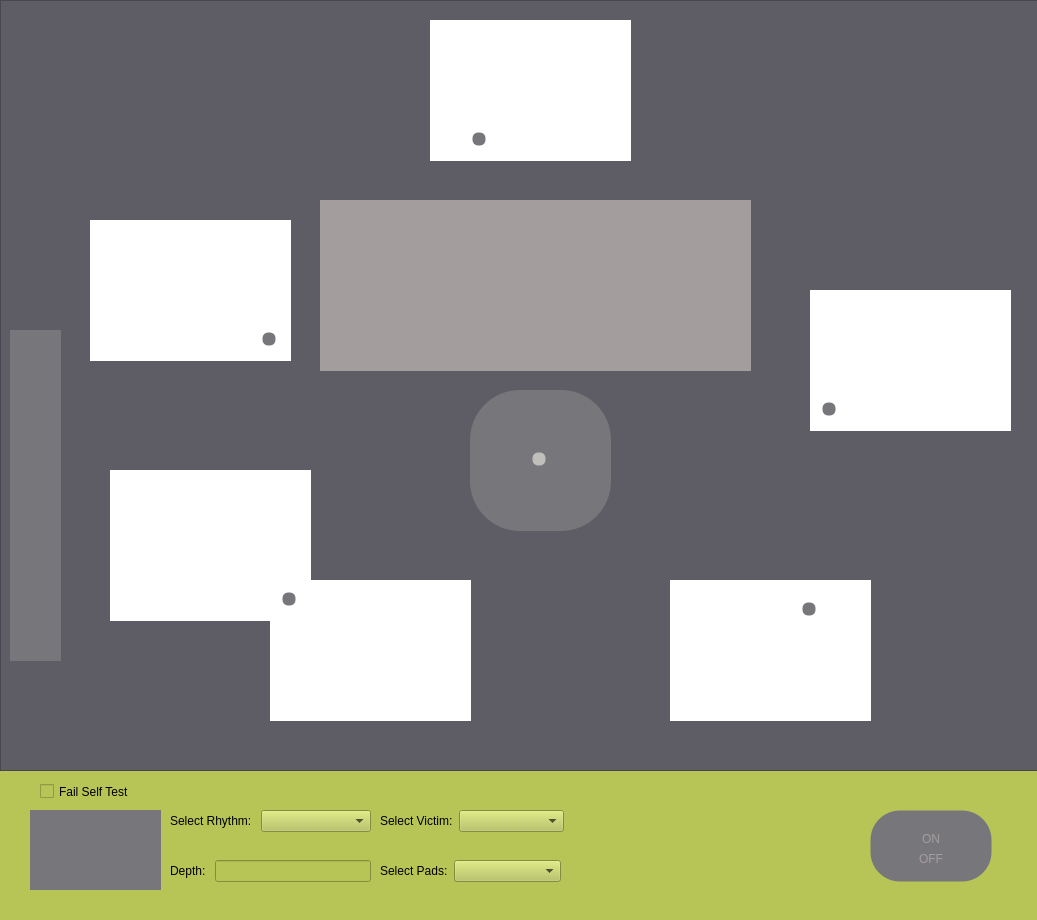
<?xml version="1.0" encoding="UTF-8"?>
<ui version="4.0">
 <class>MainWindow</class>
 <widget class="QMainWindow" name="MainWindow">
  <property name="geometry">
   <rect>
    <x>0</x>
    <y>0</y>
    <width>1037</width>
    <height>920</height>
   </rect>
  </property>
  <property name="windowTitle">
   <string>MainWindow</string>
  </property>
  <property name="styleSheet">
   <string notr="true">background-color: rgb(183, 197, 86);</string>
  </property>
  <widget class="QWidget" name="centralwidget">
   <widget class="QFrame" name="frame">
    <property name="geometry">
     <rect>
      <x>0</x>
      <y>0</y>
      <width>1041</width>
      <height>771</height>
     </rect>
    </property>
    <property name="styleSheet">
     <string notr="true">background-color: rgb(94, 92, 100);</string>
    </property>
    <property name="frameShape">
     <enum>QFrame::StyledPanel</enum>
    </property>
    <property name="frameShadow">
     <enum>QFrame::Raised</enum>
    </property>
    <widget class="QWidget" name="display" native="true">
     <property name="geometry">
      <rect>
       <x>320</x>
       <y>200</y>
       <width>431</width>
       <height>171</height>
      </rect>
     </property>
     <property name="styleSheet">
      <string notr="true">background-color: rgb(164, 157, 157);</string>
     </property>
     <widget class="QLabel" name="shock_count">
      <property name="geometry">
       <rect>
        <x>0</x>
        <y>0</y>
        <width>121</width>
        <height>16</height>
       </rect>
      </property>
      <property name="styleSheet">
       <string notr="true">font: 10pt &quot;Source Code Pro&quot;;</string>
      </property>
      <property name="text">
       <string/>
      </property>
     </widget>
     <widget class="QLabel" name="elapsed_time">
      <property name="geometry">
       <rect>
        <x>230</x>
        <y>0</y>
        <width>201</width>
        <height>20</height>
       </rect>
      </property>
      <property name="styleSheet">
       <string notr="true">font: 10pt &quot;Source Code Pro&quot;;</string>
      </property>
      <property name="text">
       <string/>
      </property>
      <property name="alignment">
       <set>Qt::AlignRight|Qt::AlignTrailing|Qt::AlignVCenter</set>
      </property>
     </widget>
     <widget class="QLabel" name="visual_prompt">
      <property name="geometry">
       <rect>
        <x>0</x>
        <y>130</y>
        <width>431</width>
        <height>41</height>
       </rect>
      </property>
      <property name="styleSheet">
       <string notr="true">font: 10pt &quot;Source Code Pro&quot;;</string>
      </property>
      <property name="text">
       <string/>
      </property>
      <property name="alignment">
       <set>Qt::AlignCenter</set>
      </property>
      <property name="wordWrap">
       <bool>true</bool>
      </property>
     </widget>
     <widget class="QLabel" name="rhythmImage">
      <property name="geometry">
       <rect>
        <x>1</x>
        <y>46</y>
        <width>431</width>
        <height>81</height>
       </rect>
      </property>
      <property name="minimumSize">
       <size>
        <width>431</width>
        <height>81</height>
       </size>
      </property>
      <property name="maximumSize">
       <size>
        <width>431</width>
        <height>81</height>
       </size>
      </property>
      <property name="text">
       <string/>
      </property>
     </widget>
     <widget class="QLabel" name="cpr_count">
      <property name="geometry">
       <rect>
        <x>0</x>
        <y>20</y>
        <width>121</width>
        <height>16</height>
       </rect>
      </property>
      <property name="styleSheet">
       <string notr="true">font: 10pt &quot;Source Code Pro&quot;;</string>
      </property>
      <property name="text">
       <string/>
      </property>
     </widget>
    </widget>
    <widget class="QWidget" name="connectors" native="true">
     <property name="geometry">
      <rect>
       <x>10</x>
       <y>330</y>
       <width>51</width>
       <height>331</height>
      </rect>
     </property>
     <property name="styleSheet">
      <string notr="true">background-color: rgb(119, 118, 123);</string>
     </property>
    </widget>
    <widget class="QLabel" name="analyzing">
     <property name="geometry">
      <rect>
       <x>670</x>
       <y>580</y>
       <width>201</width>
       <height>141</height>
      </rect>
     </property>
     <property name="styleSheet">
      <string notr="true">background-color: rgb(255, 255, 255);</string>
     </property>
     <property name="text">
      <string/>
     </property>
     <property name="pixmap">
      <pixmap resource="resources.qrc">:/images/images/analyzing.png</pixmap>
     </property>
     <property name="scaledContents">
      <bool>true</bool>
     </property>
    </widget>
    <widget class="QLabel" name="responsiveness_2">
     <property name="geometry">
      <rect>
       <x>90</x>
       <y>220</y>
       <width>201</width>
       <height>141</height>
      </rect>
     </property>
     <property name="styleSheet">
      <string notr="true">background-color: rgb(255, 255, 255);</string>
     </property>
     <property name="text">
      <string/>
     </property>
     <property name="pixmap">
      <pixmap resource="resources.qrc">:/images/images/responsiveness.png</pixmap>
     </property>
     <property name="scaledContents">
      <bool>true</bool>
     </property>
    </widget>
    <widget class="QLabel" name="call_for_help">
     <property name="geometry">
      <rect>
       <x>430</x>
       <y>20</y>
       <width>201</width>
       <height>141</height>
      </rect>
     </property>
     <property name="styleSheet">
      <string notr="true">background-color: rgb(255, 255, 255);</string>
     </property>
     <property name="text">
      <string/>
     </property>
     <property name="pixmap">
      <pixmap resource="resources.qrc">:/images/images/call_for_help.png</pixmap>
     </property>
     <property name="scaledContents">
      <bool>true</bool>
     </property>
    </widget>
    <widget class="QLabel" name="attach_defibs">
     <property name="geometry">
      <rect>
       <x>810</x>
       <y>290</y>
       <width>201</width>
       <height>141</height>
      </rect>
     </property>
     <property name="styleSheet">
      <string notr="true">background-color: rgb(255, 255, 255);</string>
     </property>
     <property name="text">
      <string/>
     </property>
     <property name="pixmap">
      <pixmap resource="resources.qrc">:/images/images/attach_defibs.png</pixmap>
     </property>
     <property name="scaledContents">
      <bool>true</bool>
     </property>
    </widget>
    <widget class="QLabel" name="cpr_img_2">
     <property name="geometry">
      <rect>
       <x>270</x>
       <y>580</y>
       <width>201</width>
       <height>141</height>
      </rect>
     </property>
     <property name="styleSheet">
      <string notr="true">background-color: rgb(255, 255, 255);</string>
     </property>
     <property name="text">
      <string/>
     </property>
     <property name="pixmap">
      <pixmap resource="resources.qrc">:/images/images/cpr_1.png</pixmap>
     </property>
     <property name="scaledContents">
      <bool>true</bool>
     </property>
    </widget>
    <widget class="QLabel" name="cpr_img">
     <property name="geometry">
      <rect>
       <x>110</x>
       <y>470</y>
       <width>201</width>
       <height>151</height>
      </rect>
     </property>
     <property name="styleSheet">
      <string notr="true">background-color: rgb(255, 255, 255);</string>
     </property>
     <property name="text">
      <string/>
     </property>
     <property name="pixmap">
      <pixmap resource="resources.qrc">:/images/images/cpr_2.png</pixmap>
     </property>
     <property name="scaledContents">
      <bool>true</bool>
     </property>
    </widget>
    <widget class="QWidget" name="responsiveness_indicator" native="true">
     <property name="geometry">
      <rect>
       <x>260</x>
       <y>330</y>
       <width>18</width>
       <height>18</height>
      </rect>
     </property>
     <property name="styleSheet">
      <string notr="true">background-color: rgb(119, 118, 123);
border-style: solid;
border-width: 5px;
border-radius: 8px;
max-width: 8px;
max-height: 8px;
min-width: 8px;
min-height: 8px;</string>
     </property>
    </widget>
    <widget class="QWidget" name="help_indicator" native="true">
     <property name="geometry">
      <rect>
       <x>470</x>
       <y>130</y>
       <width>18</width>
       <height>18</height>
      </rect>
     </property>
     <property name="styleSheet">
      <string notr="true">background-color: rgb(119, 118, 123);
border-style: solid;
border-width: 5px;
border-radius: 8px;
max-width: 8px;
max-height: 8px;
min-width: 8px;
min-height: 8px;</string>
     </property>
    </widget>
    <widget class="QWidget" name="defibs_indicator" native="true">
     <property name="geometry">
      <rect>
       <x>820</x>
       <y>400</y>
       <width>18</width>
       <height>18</height>
      </rect>
     </property>
     <property name="styleSheet">
      <string notr="true">background-color: rgb(119, 118, 123);
border-style: solid;
border-width: 5px;
border-radius: 8px;
max-width: 8px;
max-height: 8px;
min-width: 8px;
min-height: 8px;</string>
     </property>
    </widget>
    <widget class="QWidget" name="analyzing_indicator" native="true">
     <property name="geometry">
      <rect>
       <x>800</x>
       <y>600</y>
       <width>18</width>
       <height>18</height>
      </rect>
     </property>
     <property name="styleSheet">
      <string notr="true">background-color: rgb(119, 118, 123);
border-style: solid;
border-width: 5px;
border-radius: 8px;
max-width: 8px;
max-height: 8px;
min-width: 8px;
min-height: 8px;</string>
     </property>
    </widget>
    <widget class="QWidget" name="cpr_indicator" native="true">
     <property name="geometry">
      <rect>
       <x>280</x>
       <y>590</y>
       <width>18</width>
       <height>18</height>
      </rect>
     </property>
     <property name="styleSheet">
      <string notr="true">background-color: rgb(119, 118, 123);
border-style: solid;
border-width: 5px;
border-radius: 8px;
max-width: 8px;
max-height: 8px;
min-width: 8px;
min-height: 8px;</string>
     </property>
    </widget>
    <widget class="QLabel" name="label">
     <property name="geometry">
      <rect>
       <x>470</x>
       <y>390</y>
       <width>141</width>
       <height>141</height>
      </rect>
     </property>
     <property name="styleSheet">
      <string notr="true">border-radius: 50%;
background-color: rgb(119, 118, 123);
border: 2px;
width: 50px;
height: 50px;</string>
     </property>
     <property name="text">
      <string/>
     </property>
    </widget>
    <widget class="QWidget" name="shock_indicator" native="true">
     <property name="geometry">
      <rect>
       <x>530</x>
       <y>450</y>
       <width>18</width>
       <height>18</height>
      </rect>
     </property>
     <property name="styleSheet">
      <string notr="true">background-color: rgb(192, 191, 188);
border-style: solid;
border-width: 5px;
border-radius: 8px;
max-width: 8px;
max-height: 8px;
min-width: 8px;
min-height: 8px;</string>
     </property>
    </widget>
    <widget class="QLabel" name="heart_label_discharged">
     <property name="enabled">
      <bool>true</bool>
     </property>
     <property name="geometry">
      <rect>
       <x>490</x>
       <y>410</y>
       <width>101</width>
       <height>111</height>
      </rect>
     </property>
     <property name="styleSheet">
      <string notr="true">background-color: rgb(119, 118, 123);</string>
     </property>
     <property name="text">
      <string/>
     </property>
     <property name="pixmap">
      <pixmap resource="resources.qrc">:/images/images/grayed_out_heart.png</pixmap>
     </property>
     <property name="scaledContents">
      <bool>true</bool>
     </property>
    </widget>
    <widget class="QLabel" name="heart_label">
     <property name="enabled">
      <bool>true</bool>
     </property>
     <property name="geometry">
      <rect>
       <x>490</x>
       <y>410</y>
       <width>101</width>
       <height>111</height>
      </rect>
     </property>
     <property name="styleSheet">
      <string notr="true">background-color: rgb(119, 118, 123);</string>
     </property>
     <property name="text">
      <string/>
     </property>
     <property name="pixmap">
      <pixmap resource="resources.qrc">:/images/images/heart.png</pixmap>
     </property>
     <property name="scaledContents">
      <bool>true</bool>
     </property>
    </widget>
    <zorder>display</zorder>
    <zorder>connectors</zorder>
    <zorder>analyzing</zorder>
    <zorder>responsiveness_2</zorder>
    <zorder>call_for_help</zorder>
    <zorder>attach_defibs</zorder>
    <zorder>cpr_img</zorder>
    <zorder>responsiveness_indicator</zorder>
    <zorder>help_indicator</zorder>
    <zorder>defibs_indicator</zorder>
    <zorder>analyzing_indicator</zorder>
    <zorder>cpr_img_2</zorder>
    <zorder>cpr_indicator</zorder>
    <zorder>label</zorder>
    <zorder>heart_label_discharged</zorder>
    <zorder>heart_label</zorder>
    <zorder>shock_indicator</zorder>
   </widget>
   <widget class="QPushButton" name="power_button">
    <property name="geometry">
     <rect>
      <x>870</x>
      <y>810</y>
      <width>122</width>
      <height>72</height>
     </rect>
    </property>
    <property name="styleSheet">
     <string notr="true">background-color: rgb(119, 118, 123);
border-style: solid;
border-width: 1px;
border-radius: 30px;
max-width: 120px;
max-height: 70px;
min-width: 120px;
min-height: 70px;
</string>
    </property>
    <property name="text">
     <string/>
    </property>
   </widget>
   <widget class="QWidget" name="status_indicator" native="true">
    <property name="geometry">
     <rect>
      <x>30</x>
      <y>810</y>
      <width>131</width>
      <height>80</height>
     </rect>
    </property>
    <property name="styleSheet">
     <string notr="true">background-color: rgb(119, 118, 123);</string>
    </property>
    <widget class="QLabel" name="disabled_pass">
     <property name="geometry">
      <rect>
       <x>0</x>
       <y>0</y>
       <width>62</width>
       <height>81</height>
      </rect>
     </property>
     <property name="text">
      <string/>
     </property>
     <property name="pixmap">
      <pixmap resource="resources.qrc">:/images/images/grayed_out_check.png</pixmap>
     </property>
     <property name="scaledContents">
      <bool>true</bool>
     </property>
    </widget>
    <widget class="QLabel" name="pass_label">
     <property name="enabled">
      <bool>true</bool>
     </property>
     <property name="geometry">
      <rect>
       <x>0</x>
       <y>0</y>
       <width>62</width>
       <height>81</height>
      </rect>
     </property>
     <property name="text">
      <string/>
     </property>
     <property name="pixmap">
      <pixmap resource="resources.qrc">:/images/images/check.png</pixmap>
     </property>
     <property name="scaledContents">
      <bool>true</bool>
     </property>
    </widget>
    <widget class="QLabel" name="disabled_failed">
     <property name="geometry">
      <rect>
       <x>70</x>
       <y>0</y>
       <width>61</width>
       <height>81</height>
      </rect>
     </property>
     <property name="text">
      <string/>
     </property>
     <property name="pixmap">
      <pixmap resource="resources.qrc">:/images/images/grayed_out_x.png</pixmap>
     </property>
     <property name="scaledContents">
      <bool>true</bool>
     </property>
    </widget>
    <widget class="QLabel" name="failed_label">
     <property name="enabled">
      <bool>true</bool>
     </property>
     <property name="geometry">
      <rect>
       <x>70</x>
       <y>0</y>
       <width>61</width>
       <height>81</height>
      </rect>
     </property>
     <property name="text">
      <string/>
     </property>
     <property name="pixmap">
      <pixmap resource="resources.qrc">:/images/images/x.png</pixmap>
     </property>
     <property name="scaledContents">
      <bool>true</bool>
     </property>
    </widget>
   </widget>
   <widget class="QLabel" name="on_label">
    <property name="enabled">
     <bool>false</bool>
    </property>
    <property name="geometry">
     <rect>
      <x>900</x>
      <y>830</y>
      <width>62</width>
      <height>17</height>
     </rect>
    </property>
    <property name="contextMenuPolicy">
     <enum>Qt::NoContextMenu</enum>
    </property>
    <property name="styleSheet">
     <string notr="true">background-color: rgb(119, 118, 123);
font: 75 15pt &quot;DejaVu Sans&quot;;
color: rgb(164, 157, 157);</string>
    </property>
    <property name="text">
     <string>ON</string>
    </property>
    <property name="alignment">
     <set>Qt::AlignCenter</set>
    </property>
   </widget>
   <widget class="QLabel" name="off_label">
    <property name="enabled">
     <bool>false</bool>
    </property>
    <property name="geometry">
     <rect>
      <x>900</x>
      <y>850</y>
      <width>62</width>
      <height>17</height>
     </rect>
    </property>
    <property name="styleSheet">
     <string notr="true">background-color: rgb(119, 118, 123);
font: 75 15pt &quot;DejaVu Sans&quot;;
color: rgb(164, 157, 157);</string>
    </property>
    <property name="text">
     <string>OFF</string>
    </property>
    <property name="alignment">
     <set>Qt::AlignCenter</set>
    </property>
   </widget>
   <widget class="QWidget" name="formLayoutWidget">
    <property name="geometry">
     <rect>
      <x>170</x>
      <y>810</y>
      <width>201</width>
      <height>31</height>
     </rect>
    </property>
    <layout class="QFormLayout" name="formLayoutRhythm">
     <item row="0" column="0">
      <widget class="QLabel" name="comboLabel">
       <property name="text">
        <string>Select Rhythm: </string>
       </property>
      </widget>
     </item>
     <item row="0" column="1">
      <widget class="QComboBox" name="rhythmcomboBox"/>
     </item>
    </layout>
   </widget>
   <widget class="QWidget" name="formLayoutWidget_2">
    <property name="geometry">
     <rect>
      <x>170</x>
      <y>860</y>
      <width>201</width>
      <height>31</height>
     </rect>
    </property>
    <layout class="QFormLayout" name="formLayout">
     <item row="0" column="1">
      <widget class="QLineEdit" name="depthBox"/>
     </item>
     <item row="0" column="0">
      <widget class="QLabel" name="depthLabel">
       <property name="text">
        <string>Depth: </string>
       </property>
      </widget>
     </item>
    </layout>
   </widget>
   <widget class="QWidget" name="formLayoutWidget_3">
    <property name="geometry">
     <rect>
      <x>380</x>
      <y>810</y>
      <width>184</width>
      <height>31</height>
     </rect>
    </property>
    <layout class="QFormLayout" name="formLayoutVictim">
     <item row="0" column="0">
      <widget class="QLabel" name="comboLabel_2">
       <property name="text">
        <string>Select Victim:</string>
       </property>
      </widget>
     </item>
     <item row="0" column="1">
      <widget class="QComboBox" name="VictimChoice"/>
     </item>
    </layout>
   </widget>
   <widget class="QWidget" name="formLayoutWidget_4">
    <property name="geometry">
     <rect>
      <x>380</x>
      <y>860</y>
      <width>181</width>
      <height>31</height>
     </rect>
    </property>
    <layout class="QFormLayout" name="formLayoutPads">
     <item row="0" column="0">
      <widget class="QLabel" name="comboLabel_3">
       <property name="text">
        <string>Select Pads:</string>
       </property>
      </widget>
     </item>
     <item row="0" column="1">
      <widget class="QComboBox" name="PadsChoice"/>
     </item>
    </layout>
   </widget>
   <widget class="QCheckBox" name="self_test">
    <property name="geometry">
     <rect>
      <x>40</x>
      <y>780</y>
      <width>111</width>
      <height>23</height>
     </rect>
    </property>
    <property name="text">
     <string>Fail Self Test</string>
    </property>
   </widget>
   <zorder>frame</zorder>
   <zorder>power_button</zorder>
   <zorder>status_indicator</zorder>
   <zorder>off_label</zorder>
   <zorder>on_label</zorder>
   <zorder>formLayoutWidget</zorder>
   <zorder>formLayoutWidget_2</zorder>
   <zorder>formLayoutWidget_3</zorder>
   <zorder>formLayoutWidget_4</zorder>
   <zorder>self_test</zorder>
  </widget>
  <widget class="QStatusBar" name="statusbar"/>
 </widget>
 <resources>
  <include location="resources.qrc"/>
 </resources>
 <connections/>
</ui>
